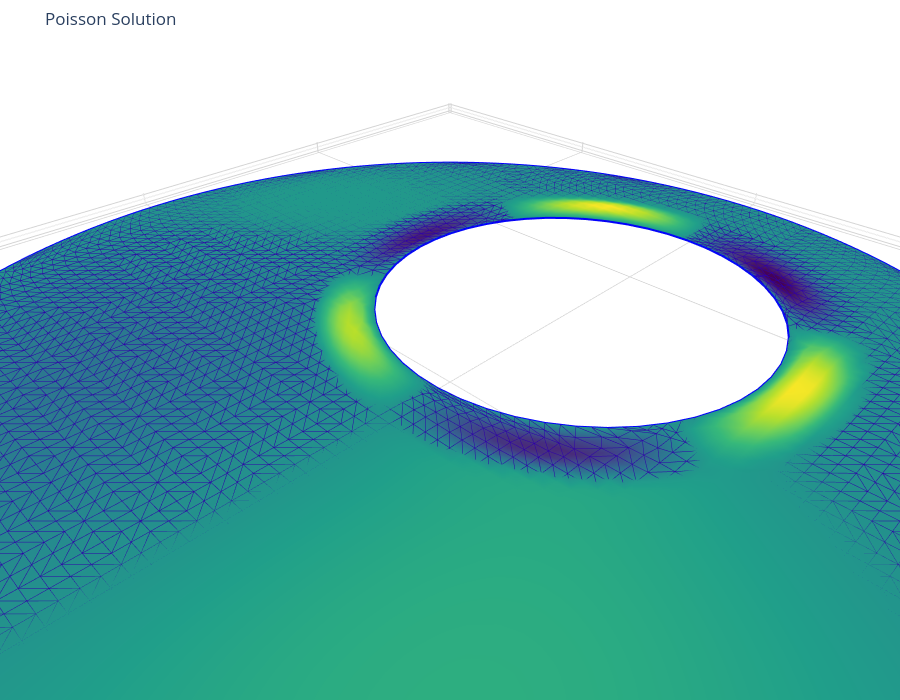

Notebook cell for this chart:
### Markdown cell above
3D plot for more clarity:

### Code cell
Plot_the_solution_3d(u_material, p, t, e)
